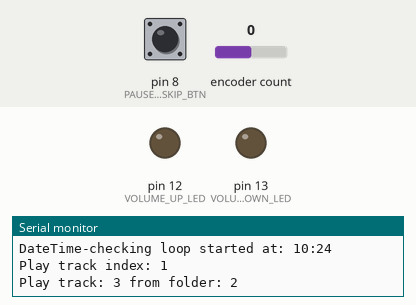
Recording of a sketch running on a simulated Arduino Nano, built with avr-gcc and run on an emulated ATmega328P. On the bench: output pins drawn as LEDs (lit = HIGH), the last lines printed to the serial monitor. Dashed ring = blinking. The test bench sets the inputs (shaded band); at power-on: pin 8 (PAUSE_PLAY_SKIP_BTN) HIGH, encoder count 0. The local clock reads 2024-03-15 10:24:30 at power-on unless the sketch sets it; the audio player accepts every command and is not drawn.

Above: at 2.7 s.
2.8 s: pin 8 (PAUSE_PLAY_SKIP_BTN) pulled LOW for 1 s
At 3.73 s:
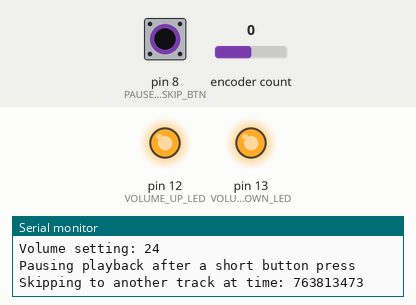
5.5 s: pin 8 (PAUSE_PLAY_SKIP_BTN) pulled LOW for 3.2 s
At 6.61 s:
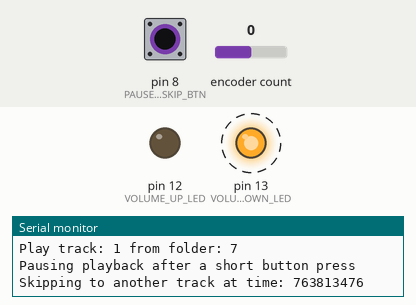
At 9.01 s:
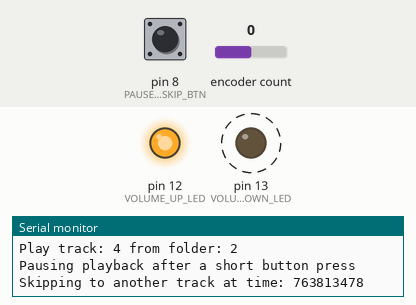
Timing chart, 0 to 10.6 s (numbered marks = the images above; inputs shaded):
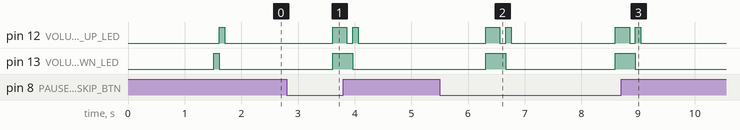

The sketch:

music-box-v1.02.ino
```cpp
//-----------------------------------------------
// 12/16/2022 v1.00 Basic music box as wired and sent in box
// 12/17/2022 v1.01 Added simple non-interrupt vol ctl
// 12/23/2022 v1.02 Made vol ctl interrupt driven, removed obsolete code,
//                  Added LED flash when skipping, enabled forever playing,
//                  and generally cleaned up code
//-----------------------------------------------

// What's our version?
#define VERSION 1.02

// Some useful constants
#define UNDEFINED_VALUE -999

// Pins 2 and 3 are hardware interrupt enabled on the Nano.
// The following define explicitly tells the Encoder to use interrupts
// generated as the rotary encoder is turned.
// The volume control works best with this setting. Still it is sluggish. I'm
// working on a solution to sluggishness. Might just be a hardware limitation
// using a Nanoboard! Must be commented out if you do not want to use interrupts.
#define ENCODER_USE_INTERRUPTS
#define ENCODER_DT_PIN 2
#define ENCODER_CLK_PIN 3

// The following define tells Encoder to use polling of the pins 2 and 3 (or
// whatever pins are specified...) It works, but is very sluggish!
// Comment it out when you want interrupts to be used.
// #define ENCODER_DO_NOT_USE_INTERRUPTS

#include <SoftwareSerial.h>
#include <DFRobotDFPlayerMini.h>
#include <Encoder.h>

// I use the real-time clock just so I can learn about it. Someday I might make
// an alarm clock using the RTC. Now it just serves to randomize song selection.
#include <RTClib.h>
RTC_DS3231 rtc;

// Pins 10 and 11 are used to provide a software serial port. This allows me to
// use the 'real' serial port for attachment to the Arduino development system on
// my Macbook.
#define SOFT_SERIAL_RX 10
#define SOFT_SERIAL_TX 11
SoftwareSerial mySoftwareSerial(SOFT_SERIAL_RX, SOFT_SERIAL_TX);

// The hardware mp3 player, which includes many functions that are selected by sending
// commands through the software serial port. These are provided by calling an api
// found in the DFRobotDFPlayerMini header file.
DFRobotDFPlayerMini myDFPlayer;

// A rotary quadrature encoder is used as a digital volume control. The DT and CLK
// connections are assigned when the Encoder is instantiated.
Encoder myEnc(ENCODER_DT_PIN, ENCODER_CLK_PIN);
long oldPosition  = UNDEFINED_VALUE;

// The control button is assigned to a digital pin
#define PAUSE_PLAY_SKIP_BTN 8

// The following entry/exit trace is very verbose. This is controlled here so it can be
// suppressed unless it is needed.
// #define PAUSE_PLAY_SKIP_ENTRY_EXIT_TRACE
// #define ENTRY_EXIT_TRACE

// Initial volume in range 0 - 30
#define PRESET_VOLUME 20

// LEDs to indicate volume limits are assigned to following digital out pins
#define VOLUME_UP_LED 12
#define VOLUME_DOWN_LED 13

// Forward declarations because I want to place these troublesome functions
// at the end of the file where I can easily locate them!!
bool checkPausePlaySkipBtn();
void readEncoder();
void flashLEDs();

// After skipping a track, wait IGNORE_AFTER_SKIPPING_SECONDS before accepting another
// button command. This is to allow a track to be skipped without pausing it immediately.
#define IGNORE_AFTER_SKIPPING_SECONDS 4

// Global value used to keep track of how long it has been since a track was skipped.
// This is used to block pause button actions for IGNORE_AFTER_SKIPPING_SECONDS
// after skipping. Without ignoring, a pause (short button press) occurs immediately
// after a long button press. It is global so it keeps its value as checkPausePlaySkipBtn()
// is called many times while looping.
//
long g_skippedTime = 0;

// Debounce the button used to go back to a previous track
bool debounce = false;
bool paused = false;

// Array with {folder, track, played_flag} tuples
// These are the tracks that are randomly selected by folder and track in folder.
// When a track is played, a flag
// value initially false (0) is set true (1) and this is used to prevent repeated
// playing of the same track during a session.
// When all tracks have been played, the played flags are all reset to false and the
// first track is played followed by randomly selected tracks ad-infinitum.
#define NUMBER_OF_TRACKS 55
uint8_t g_tracklist[NUMBER_OF_TRACKS][3] =
    { {1,3,0}, {2,3,0}, {3,2,0}, {5,1,0}, {7,1,0},
      {1,4,0}, {2,4,0}, {3,4,0}, {5,2,0}, {7,4,0},
      {1,5,0}, {2,5,0}, {3,5,0}, {5,4,0}, {7,6,0},
      {1,6,0}, {2,7,0}, {3,7,0}, {5,5,0}, {1,7,0},
      {2,8,0}, {3,8,0}, {5,6,0}, {1,8,0}, {2,11,0},
      {3,9,0}, {5,7,0}, {1,9,0}, {2,12,0}, {3,10,0},
      {5,8,0}, {1,10,0}, {2,14,0}, {3,14,0}, {5,9,0},
      {1,11,0}, {2,15,0}, {5,14,0}, {2,18,0}, {1,15,0},
      {2,19,0}, {1,16,0}, {2,20,0}, {1,17,0}, {2,22,0},
      {5,10,0}, {2,23,0}, {1,21,0}, {5,11,0}, {1,22,0},
      {5,13,0}, {1,14,0}, {5,16,0}, {5,17,0}, {5,6,0}
    };


void setup ()
{
  // Delay for 1 second to give the system time to 'boot up', otherwise
  // the serial link fails to instantiate
  delay(1000);

  // Initialize a soft serial link to control the mp3 player
  mySoftwareSerial.begin(9600);

  // Configure the hardware serial link to the programming host
  // where code is developed
  Serial.begin(115200);

  Serial.print(F("Music box Version "));
  Serial.println(VERSION);
  Serial.println(F("Initializing mp3 device ..."));


  // Use SoftwareSerial to communicate with mp3 player.
  if (!myDFPlayer.begin(mySoftwareSerial))
  {
    Serial.println(F("Unable to start mp3 device:"));
    Serial.println(F("1.Please recheck the connections!"));
    Serial.println(F("2.Please be sure the SD card is in place!"));

    // Block here (forever), i.e. until unit is restarted
    while(true);
  }
  Serial.println(F("mp3 device is online."));

  // Set initial volume
  myDFPlayer.volume(PRESET_VOLUME);

  // Fire up the real-time clock
  // @TODO Need to retry a limited number of times and issue final fail msg if not started
  while (!rtc.begin())
  {
    Serial.println(F("Couldn't start real time clock module"));
    delay(1000);
  }

  // Set up a button to pause/resume (short press) or skip (long press) on a digital pin
  // normally high (i.e. that goes low when pressed)
  pinMode(PAUSE_PLAY_SKIP_BTN, INPUT_PULLUP);

  // Set up LEDs that show when volume limits have been reached
  pinMode(VOLUME_UP_LED, OUTPUT);
  pinMode(VOLUME_DOWN_LED, OUTPUT);
}

//--------
// Play a track from a folder. This call blocks until the track is either finished
// playing or it is skipped because the user long-pressed the function button.
//--------
void playTrackNum(uint16_t folderNum, uint16_t num)
{
#ifdef ENTRY_EXIT_TRACE
  Serial.println(F("=====> playTrackNum entry"));
#endif
  Serial.print(F("Play track: "));
  Serial.print(num, DEC);
  Serial.print(F(" from folder: "));
  Serial.println(folderNum, DEC);
  myDFPlayer.playFolder(folderNum, num);

  bool finished = false;
  while(!finished)
  {
    // The player status can be read when it's not playing. The available() function
    // tells us when we can read status. Block in this loop until notified
    // that track has finished.
    if (myDFPlayer.available())
    {
      int status = myDFPlayer.readType();
      Serial.print(F("Player available, status is: "));
      Serial.println(status, DEC);
      if (status == DFPlayerPlayFinished)
      {
        finished = true;
        break;
      }
    }
    else
    {
      // If the player is not available, it is still playing a track. As long as it is
      // playing we can check the function button for user actions (short or long presses.)
      // We also can check the rotary digital volume control.
      //
      // Check and respond to the pause/play/skip button while the track is still playing.
      // This call returns a flag indicating whether to stop playing the current song and to play
      // another instead.
      finished = checkPausePlaySkipBtn();

      // Read and respond to changes to the rotary digital volume control.
      readEncoder();
    }


  } // end while(!finished)
#ifdef ENTRY_EXIT_TRACE
  Serial.println(F("<===== playTrackNum exit"));
#endif
}

void playTimeRandomizedTrk(uint8_t nextTrk)
{
    // Mix up the order of play so it is less monotonous...
    // Use real time seconds to do this.
    nextTrk+=rtc.now().second();

    // Make sure we don't overrun the number of tracks available.
    while (nextTrk>NUMBER_OF_TRACKS-1)
    {
      nextTrk-=NUMBER_OF_TRACKS-1;
    }

    // Look for an unplayed track. The randomly selected track will play unless it
    // has already played. If already played, the next unplayed track is located to play,
    //
    // The tracklist entries are of the form {folder, track, played} where played is
    // a boolean-valued field indicating if a track was already played.
    uint8_t numberChecked = 0;
    while (g_tracklist[nextTrk][2] == 1)
    {
      numberChecked++;
      Serial.print(F("Track already played, choosing another: "));
      Serial.println(nextTrk, DEC);
      nextTrk++;
      if(nextTrk>NUMBER_OF_TRACKS-1)
      {
        // Wrap the search if the end if reached.
        nextTrk-=NUMBER_OF_TRACKS-1;
      }

      if (numberChecked == NUMBER_OF_TRACKS)
      {
        // All tracks have been played. Mark all unplayed and play the first.
        Serial.println(F("All tracks have been played. Start over with the first!"));
        for(int idx=0; idx<NUMBER_OF_TRACKS; idx++)
        {
          g_tracklist[idx][2] = 0;
        }
        blinkLEDs(10);
        // Play the first track in the list.
        nextTrk = 0;
      }
    }

    Serial.print(F("Play track index: "));
    Serial.println(nextTrk, DEC);

    // Set the flag for the selected track to show it has been played
    g_tracklist[nextTrk][2] = 1;

    // Play the randomly selected track. This call blocks during the time that the
    // track is played.
    playTrackNum(g_tracklist[nextTrk][0], g_tracklist[nextTrk][1]);
}

void playTracksBasedOnTime()
{
#ifdef ENTRY_EXIT_TRACE
  Serial.println(F("=====> playTracksBasedOnTime entry"));
#endif
  DateTime now = rtc.now();
  Serial.print(F("DateTime-checking loop started at: "));
  Serial.print(now.hour(), DEC);
  Serial.print(":");
  Serial.println(now.minute(), DEC);

  uint8_t trackIdx = -1;

  // Weirdly use the real time clock to randomly select a track.
  trackIdx = rtc.now().minute();

  // There are 55 tracks in the first version. Adjust the starting track accordingly.
  if (trackIdx>54)
  {
    trackIdx = trackIdx - 54;
  }

  playTimeRandomizedTrk(trackIdx);

#ifdef ENTRY_EXIT_TRACE
  Serial.println(F("<===== playTracksBasedOnTime exit"));
#endif
}


void loop ()
{
#ifdef ENTRY_EXIT_TRACE
  Serial.println(F("=====> loop entry"));
#endif
  blinkLEDs(1);
  playTracksBasedOnTime();
#ifdef ENTRY_EXIT_TRACE
  Serial.println(F("<===== loop exit"));
#endif
}

//--------
// There is one button that has three functions: Pause, Resume after pause (play), and skip.
// Short (pause/play) and long (skip) button presses are detected here.
// See comments in body for details.
//--------
bool checkPausePlaySkipBtn()
{
  #ifdef PAUSE_PLAY_SKIP_ENTRY_EXIT_TRACE
  Serial.println(F("=====> checkPausePlaySkipBtn entry"));
  #endif

  // The return code tells the caller when to stop playing the current track and to start a new
  // track. After a short press return false to cause a pause to occur without starting a new
  // track. When paused and a short press occurs, return false and the current track resumes.
  // After a long press, return true to tell the caller to break the loop that controls the
  // current track playback. The control loop will then restart with a new track.
  bool rc = false;

  // Button presses must be debounced. I could have used a Button library that did this for me but
  // I wanted to try it myself. Maybe next time I will try a library function instead!
  if (debounce)
  {
    debounce = false;

    // Wait to be sure switch is done changing state.
    delay(1000);
  }
  else
  {
    for (int i=0; i<100; i++)
    {
      int toggle = digitalRead(PAUSE_PLAY_SKIP_BTN);
      if (toggle == LOW)
      {
        if (paused)
        {
          Serial.println(F("Resuming playback after a pause"));
          g_skippedTime = 0;
          myDFPlayer.start();
          paused = false;
        }
        else
        {
          // Do not look for button presses immediately after skipping a track. Give it some time
          // to play before accepting another button command. Use the real time clock
          // to determine how long since last skip track request.
          if (g_skippedTime == 0 || (rtc.now().secondstime() - g_skippedTime > IGNORE_AFTER_SKIPPING_SECONDS))
          {
            Serial.println(F("Pausing playback after a short button press"));

            g_skippedTime = 0;
            myDFPlayer.pause();
            paused = true;

            delay(800);
            int skipPausedTrk = digitalRead(PAUSE_PLAY_SKIP_BTN);
            if (skipPausedTrk == LOW)
            {
              g_skippedTime = rtc.now().secondstime();
              paused = false;
              debounce = true;
              Serial.print(F("Skipping to another track at time: "));
              Serial.println(g_skippedTime, DEC);
              rc = true;
              // Give the user an indication that track skip has been done.
              flashLEDs();
              g_skippedTime = 0;
              break;
            }
          }
          else
          {
            Serial.println(F("Bypassing a pause request...too soon"));
          }
        }

        debounce = true;
        break;
      }
      delay(10);
    }
  }

  #ifdef PAUSE_PLAY_SKIP_ENTRY_EXIT_TRACE
  Serial.print(F("<===== checkPausePlaySkipBtn exit with return code: "));
  Serial.println(rc, DEC);
  #endif

  return rc;
}

uint8_t volumeSetting = PRESET_VOLUME;
void readEncoder()
{
  long newPosition = myEnc.read();
  if (newPosition != oldPosition)
  {
    if ((newPosition > oldPosition) && (volumeSetting < 30))
    {
      // Clockwise turn, increase volume
      volumeSetting+=4;
      if (volumeSetting > 30)
      {
        volumeSetting = 30;
      }
      myDFPlayer.volume(volumeSetting);

      // We just increased volume so we know the low volume limit LED should be off.
      digitalWrite(VOLUME_DOWN_LED, LOW);

      // When the upper limit is reached, light up an LED to tell the user.
      if (volumeSetting == 30)
      {
        digitalWrite(VOLUME_UP_LED, HIGH);
      }
      else
      {
        digitalWrite(VOLUME_UP_LED, LOW);
      }
    }
    if ((newPosition < oldPosition) && (volumeSetting > 0))
    {
      // Counter-clockwise turn, decrease volume
      // Decrease faster than increase, just because when things are too loud it seems
      // more urgent to silence them!
      volumeSetting-=6;
      if (volumeSetting < 0)
      {
        volumeSetting = 0;
      }
      myDFPlayer.volume(volumeSetting);

      // We just decreased volume so we know the high volume limit LED should be off.
      digitalWrite(VOLUME_UP_LED, LOW);

      // When the lower limit is reached, light up an LED to tell the user.
      if (volumeSetting == 0)
      {
        digitalWrite(VOLUME_DOWN_LED, HIGH);
      }
      else
      {
        digitalWrite(VOLUME_DOWN_LED, LOW);
      }
    }
    oldPosition = newPosition;
    Serial.print(F("Volume setting: "));
    Serial.println(volumeSetting);
  }

}

void flashLEDs()
{
  digitalWrite(VOLUME_DOWN_LED, HIGH);
  digitalWrite(VOLUME_UP_LED, HIGH);
  delay(250);
  digitalWrite(VOLUME_DOWN_LED, LOW);
  digitalWrite(VOLUME_UP_LED, LOW);
}

void blinkLEDs(uint8_t count)
{
  for (uint8_t idx=0; idx < count; idx++)
  {
    digitalWrite(VOLUME_DOWN_LED, HIGH);
    digitalWrite(VOLUME_UP_LED, LOW);
    delay(100);
    digitalWrite(VOLUME_DOWN_LED, LOW);
    digitalWrite(VOLUME_UP_LED, HIGH);
    delay(100);
  }
  digitalWrite(VOLUME_UP_LED, LOW);
  digitalWrite(VOLUME_DOWN_LED, LOW);

}
```

Measured:
- after the input at 2.8 s, pin 12 (VOLUME_UP_LED): LOW → HIGH after 0.81 s, → LOW 0.25 s later, → HIGH 0.10 s later, → LOW 0.10 s later; pin 13 (VOLUME_DOWN_LED): LOW → HIGH after 0.81 s, → LOW 0.35 s later
- after the input at 5.5 s, pin 12 (VOLUME_UP_LED): LOW → HIGH after 0.81 s, → LOW 0.25 s later, → HIGH 0.10 s later, → LOW 0.10 s later, … (8 changes in this stretch); pin 13 (VOLUME_DOWN_LED): alternates HIGH for 0.35 s and LOW for 1.9 s, 4 changes in all, then stays LOW, starting after 0.81 s
